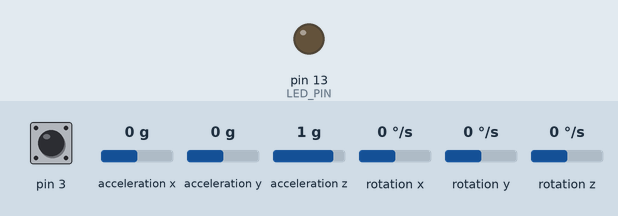
Recording of a sketch running on a simulated Arduino Leonardo, built with avr-gcc and run on an emulated ATmega32U4. Parts: output pins drawn as LEDs (lit = HIGH). The inputs (shaded band) are chosen by the test bench; at power-on: pin 3 HIGH, acceleration x 0 g, acceleration y 0 g, acceleration z 1 g, rotation x 0 °/s, rotation y 0 °/s, rotation z 0 °/s. The ROS host is connected and sends only what is stated; the sensor or clock chip raises its interrupt line as the real part does.

Above: at 0.1 s.
At 1.47 s:
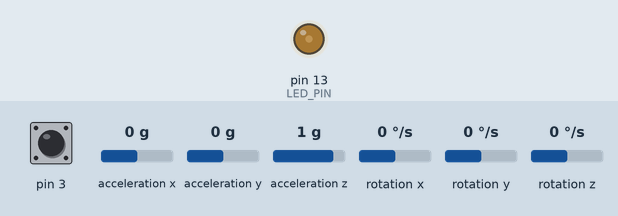
1.8 s: pin 3 pulled LOW for 1 s
4.8 s: pin 3 pulled LOW for 0.15 s
At 5.09 s:
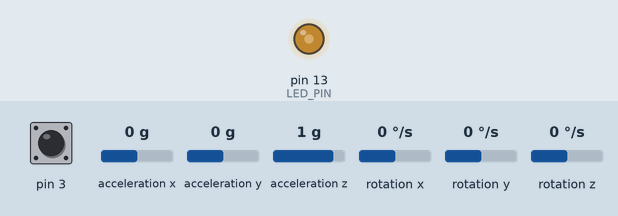
Timing chart, 0 to 13.8 s (numbered marks = the images above; inputs shaded):
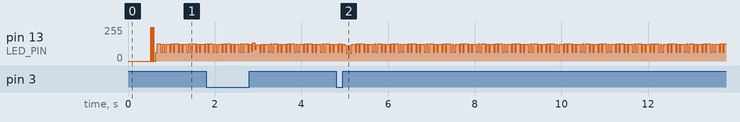

Measured:
- by itself, pin 13 (LED_PIN): ramps from 128/255 to 60/255 and jumps back, once every 0.08 s

The sketch:

MPU_6050_Accelerometer_reader_YAW_PITCHROOL_MKVII.ino
```cpp
//INTERRUPT GOES TO PIN 2
#include <ros.h>
#include <std_msgs/Float32MultiArray.h>
// I2C device class (I2Cdev) demonstration Arduino sketch for MPU6050 class using DMP (MotionApps v2.0)
// 6/21/2012 by Jeff Rowberg <jeff@rowberg.net>
// Updates should (hopefully) always be available at https://github.com/jrowberg/i2cdevlib
//
// Changelog:
//      2013-05-08 - added seamless Fastwire support
//                 - added note about gyro calibration
//      2012-06-21 - added note about Arduino 1.0.1 + Leonardo compatibility error
//      2012-06-20 - improved FIFO overflow handling and simplified read process
//      2012-06-19 - completely rearranged DMP initialization code and simplification
//      2012-06-13 - pull gyro and accel data from FIFO packet instead of reading directly
//      2012-06-09 - fix broken FIFO read sequence and change interrupt detection to RISING
//      2012-06-05 - add gravity-compensated initial reference frame acceleration output
//                 - add 3D math helper file to DMP6 example sketch
//                 - add Euler output and Yaw/Pitch/Roll output formats
//      2012-06-04 - remove accel offset clearing for better results (thanks Sungon Lee)
//      2012-06-01 - fixed gyro sensitivity to be 2000 deg/sec instead of 250
//      2012-05-30 - basic DMP initialization working

/* ============================================
 I2Cdev device library code is placed under the MIT license
 Copyright (c) 2012 Jeff Rowberg
 Permission is hereby granted, free of charge, to any person obtaining a copy
 of this software and associated documentation files (the "Software"), to deal
 in the Software without restriction, including without limitation the rights
 to use, copy, modify, merge, publish, distribute, sublicense, and/or sell
 copies of the Software, and to permit persons to whom the Software is
 furnished to do so, subject to the following conditions:
 The above copyright notice and this permission notice shall be included in
 all copies or substantial portions of the Software.
 THE SOFTWARE IS PROVIDED "AS IS", WITHOUT WARRANTY OF ANY KIND, EXPRESS OR
 IMPLIED, INCLUDING BUT NOT LIMITED TO THE WARRANTIES OF MERCHANTABILITY,
 FITNESS FOR A PARTICULAR PURPOSE AND NONINFRINGEMENT. IN NO EVENT SHALL THE
 AUTHORS OR COPYRIGHT HOLDERS BE LIABLE FOR ANY CLAIM, DAMAGES OR OTHER
 LIABILITY, WHETHER IN AN ACTION OF CONTRACT, TORT OR OTHERWISE, ARISING FROM,
 OUT OF OR IN CONNECTION WITH THE SOFTWARE OR THE USE OR OTHER DEALINGS IN
 THE SOFTWARE.
 ===============================================
 */

// I2Cdev and MPU6050 must be installed as libraries, or else the .cpp/.h files
// for both classes must be in the include path of your project
#include "I2Cdev.h"

#include "MPU6050_6Axis_MotionApps20.h"
//#include "MPU6050.h" // not necessary if using MotionApps include file

// Arduino Wire library is required if I2Cdev I2CDEV_ARDUINO_WIRE implementation
// is used in I2Cdev.h
#if I2CDEV_IMPLEMENTATION == I2CDEV_ARDUINO_WIRE
#include "Wire.h"
#endif

// class default I2C address is 0x68
// specific I2C addresses may be passed as a parameter here
// AD0 low = 0x68 (default for SparkFun breakout and InvenSense evaluation board)
// AD0 high = 0x69
MPU6050 mpu;
//MPU6050 mpu(0x69); // <-- use for AD0 high

/* =========================================================================
 NOTE: In addition to connection 3.3v, GND, SDA, and SCL, this sketch
 depends on the MPU-6050's INT pin being connected to the Arduino's
 external interrupt #0 pin. On the Arduino Uno and Mega 2560, this is
 digital I/O pin 2.
 * ========================================================================= */

/* =========================================================================
 NOTE: Arduino v1.0.1 with the Leonardo board generates a compile error
 when using Serial.write(buf, len). The Teapot output uses this method.
 The solution requires a modification to the Arduino USBAPI.h file, which
 is fortunately simple, but annoying. This will be fixed in the next IDE
 release. For more info, see these links:
 http://arduino.cc/forum/index.php/topic,109987.0.html
 http://code.google.com/p/arduino/issues/detail?id=958
 * ========================================================================= */


// uncomment "OUTPUT_READABLE_QUATERNION" if you want to see the actual
// quaternion components in a [w, x, y, z] format (not best for parsing
// on a remote host such as Processing or something though)
//#define OUTPUT_READABLE_QUATERNION

// uncomment "OUTPUT_READABLE_EULER" if you want to see Euler angles
// (in degrees) calculated from the quaternions coming from the FIFO.
// Note that Euler angles suffer from gimbal lock (for more info, see
// http://en.wikipedia.org/wiki/Gimbal_lock)
//#define OUTPUT_READABLE_EULER

// uncomment "OUTPUT_READABLE_YAWPITCHROLL" if you want to see the yaw/
// pitch/roll angles (in degrees) calculated from the quaternions coming
// from the FIFO. Note this also requires gravity vector calculations.
// Also note that yaw/pitch/roll angles suffer from gimbal lock (for
// more info, see: http://en.wikipedia.org/wiki/Gimbal_lock)
#define OUTPUT_READABLE_YAWPITCHROLL

// uncomment "OUTPUT_READABLE_REALACCEL" if you want to see acceleration
// components with gravity removed. This acceleration reference frame is
// not compensated for orientation, so +X is always +X according to the
// sensor, just without the effects of gravity. If you want acceleration
// compensated for orientation, us OUTPUT_READABLE_WORLDACCEL instead.
//#define OUTPUT_READABLE_REALACCEL

// uncomment "OUTPUT_READABLE_WORLDACCEL" if you want to see acceleration
// components with gravity removed and adjusted for the world frame of
// reference (yaw is relative to initial orientation, since no magnetometer
// is present in this case). Could be quite handy in some cases.
//#define OUTPUT_READABLE_WORLDACCEL

// uncomment "OUTPUT_TEAPOT" if you want output that matches the
// format used for the InvenSense teapot demo
//#define OUTPUT_TEAPOT


#define LED_PIN 13 // (Arduino is 13, Teensy is 11, Teensy++ is 6)
bool blinkState = false;
int ROSiteration = 0; //when reaches 100, sends data through ROS

ros::NodeHandle  nh;

std_msgs::Float32MultiArray str_msg;
ros::Publisher chatter("chatter", &str_msg);

// MPU control/status vars
bool dmpReady = false;  // set true if DMP init was successful
uint8_t mpuIntStatus;   // holds actual interrupt status byte from MPU
uint8_t devStatus;      // return status after each device operation (0 = success, !0 = error)
uint16_t packetSize;    // expected DMP packet size (default is 42 bytes)
uint16_t fifoCount;     // count of all bytes currently in FIFO
uint8_t fifoBuffer[64]; // FIFO storage buffer

// orientation/motion vars
Quaternion q;           // [w, x, y, z]         quaternion container
VectorInt16 aa;         // [x, y, z]            accel sensor measurements
VectorInt16 aaReal;     // [x, y, z]            gravity-free accel sensor measurements
VectorInt16 aaWorld;    // [x, y, z]            world-frame accel sensor measurements
VectorFloat gravity;    // [x, y, z]            gravity vector
float euler[3];         // [psi, theta, phi]    Euler angle container
float ypr[3];           // [yaw, pitch, roll]   yaw/pitch/roll container and gravity vector

// packet structure for InvenSense teapot demo
uint8_t teapotPacket[14] = {
  '$', 0x02, 0,0, 0,0, 0,0, 0,0, 0x00, 0x00, '\r', '\n' };


// ================================================================
// ===               INTERRUPT DETECTION ROUTINE                ===
// ================================================================

volatile bool mpuInterrupt = false;     // indicates whether MPU interrupt pin has gone high
void dmpDataReady() {
  mpuInterrupt = true;
}


// ================================================================
// ===                      INITIAL SETUP                       ===
// ================================================================
int ledPin = 13;
void setup() {
  // join I2C bus (I2Cdev library doesn't do this automatically)
#if I2CDEV_IMPLEMENTATION == I2CDEV_ARDUINO_WIRE
  Wire.begin();
  TWBR = 24; // 400kHz I2C clock (200kHz if CPU is 8MHz). Comment this line if having compilation difficulties with TWBR.
#elif I2CDEV_IMPLEMENTATION == I2CDEV_BUILTIN_FASTWIRE
  Fastwire::setup(400, true);
#endif

  // initialize serial communication
  // (115200 chosen because it is required for Teapot Demo output, but it's
  // really up to you depending on your project)

  // NOTE: 8MHz or slower host processors, like the Teensy @ 3.3v or Ardunio
  // Pro Mini running at 3.3v, cannot handle this baud rate reliably due to
  // the baud timing being too misaligned with processor ticks. You must use
  // 38400 or slower in these cases, or use some kind of external separate
  // crystal solution for the UART timer.

  // initialize device
  mpu.initialize();

  devStatus = mpu.dmpInitialize();

  // supply your own gyro offsets here, scaled for min sensitivity
  mpu.setXGyroOffset(220);
  mpu.setYGyroOffset(76);
  mpu.setZGyroOffset(-85);
  mpu.setZAccelOffset(1788); // 1688 factory default for my test chip

  // make sure it worked (returns 0 if so)
  if (devStatus == 0) {
    // turn on the DMP, now that it's ready
    mpu.setDMPEnabled(true);

    // enable Arduino interrupt detection
    attachInterrupt(0, dmpDataReady, RISING);
    mpuIntStatus = mpu.getIntStatus();

    // set our DMP Ready flag so the main loop() function knows it's okay to use it
    dmpReady = true;

    // get expected DMP packet size for later comparison
    packetSize = mpu.dmpGetFIFOPacketSize();
  }
  // configure LED for output
  pinMode(LED_PIN, OUTPUT);

  //--------------------------------------------ROS STUFF---------------
  nh.initNode();
  str_msg.layout.dim = (std_msgs::MultiArrayDimension *)
    malloc(sizeof(std_msgs::MultiArrayDimension) * 2);
  str_msg.layout.dim[0].label = "hello";
  str_msg.layout.dim[0].size = 3;
  str_msg.layout.dim[0].stride = 3;
  str_msg.layout.data_offset = 0;
  str_msg.data = (float *)malloc(sizeof(float)*3);
  //str_msg.layout.dim_length = 1;
  str_msg.data_length = 3;
  nh.advertise(chatter);
}


// ================================================================
// ===                    MAIN PROGRAM LOOP                     ===
// ================================================================

void loop() {
  // if programming failed, don't try to do anything
  if (!dmpReady) return;

  // wait for MPU interrupt or extra packet(s) available
  while (!mpuInterrupt && fifoCount < packetSize) {
    // other program behavior stuff here
    // .
    // .
    // .
    // if you are really paranoid you can frequently test in between other
    // stuff to see if mpuInterrupt is true, and if so, "break;" from the
    // while() loop to immediately process the MPU data
    // .
    // .
    // .
  }

  // reset interrupt flag and get INT_STATUS byte
  mpuInterrupt = false;
  mpuIntStatus = mpu.getIntStatus();

  // get current FIFO count
  fifoCount = mpu.getFIFOCount();

  // check for overflow (this should never happen unless our code is too inefficient)
  if ((mpuIntStatus & 0x10) || fifoCount == 1024) {
    // reset so we can continue cleanly
    mpu.resetFIFO();

    // otherwise, check for DMP data ready interrupt (this should happen frequently)
  }
  else if (mpuIntStatus & 0x02) {
    // wait for correct available data length, should be a VERY short wait
    while (fifoCount < packetSize) fifoCount = mpu.getFIFOCount();

    // read a packet from FIFO
    mpu.getFIFOBytes(fifoBuffer, packetSize);

    // track FIFO count here in case there is > 1 packet available
    // (this lets us immediately read more without waiting for an interrupt)
    fifoCount -= packetSize;

#ifdef OUTPUT_READABLE_QUATERNION
    // display quaternion values in easy matrix form: w x y z
    mpu.dmpGetQuaternion(&q, fifoBuffer);
#endif

#ifdef OUTPUT_READABLE_EULER
    // display Euler angles in degrees
    mpu.dmpGetQuaternion(&q, fifoBuffer);
    mpu.dmpGetEuler(euler, &q);
#endif

#ifdef OUTPUT_READABLE_YAWPITCHROLL
    // display Euler angles in degrees
    mpu.dmpGetQuaternion(&q, fifoBuffer);
    mpu.dmpGetGravity(&gravity, &q);
    mpu.dmpGetYawPitchRoll(ypr, &q, &gravity);
#endif

#ifdef OUTPUT_READABLE_REALACCEL
    // display real acceleration, adjusted to remove gravity
    mpu.dmpGetQuaternion(&q, fifoBuffer);
    mpu.dmpGetAccel(&aa, fifoBuffer);
    mpu.dmpGetGravity(&gravity, &q);
    mpu.dmpGetLinearAccel(&aaReal, &aa, &gravity);
#endif

#ifdef OUTPUT_READABLE_WORLDACCEL
    // display initial world-frame acceleration, adjusted to remove gravity
    // and rotated based on known orientation from quaternion
    mpu.dmpGetQuaternion(&q, fifoBuffer);
    mpu.dmpGetAccel(&aa, fifoBuffer);
    mpu.dmpGetGravity(&gravity, &q);
    mpu.dmpGetLinearAccel(&aaReal, &aa, &gravity);
    mpu.dmpGetLinearAccelInWorld(&aaWorld, &aaReal, &q);
#endif

#ifdef OUTPUT_TEAPOT
    // display quaternion values in InvenSense Teapot demo format:
    teapotPacket[2] = fifoBuffer[0];
    teapotPacket[3] = fifoBuffer[1];
    teapotPacket[4] = fifoBuffer[4];
    teapotPacket[5] = fifoBuffer[5];
    teapotPacket[6] = fifoBuffer[8];
    teapotPacket[7] = fifoBuffer[9];
    teapotPacket[8] = fifoBuffer[12];
    teapotPacket[9] = fifoBuffer[13];
    teapotPacket[11]++; // packetCount, loops at 0xFF on purpose
#endif

    // blink LED to indicate activity
    blinkState = !blinkState;
    digitalWrite(LED_PIN, blinkState);
  }
  //--------------ROS STUFF
  if (ROSiteration == 10)
  {
  for (int i = 0; i < 3; i++)
  {
    ypr[i]=ypr[i]*180/M_PI;
  }
  digitalWrite(ledPin, !digitalRead(ledPin));
  str_msg.data = ypr;
  chatter.publish( &str_msg );
  nh.spinOnce();
  ROSiteration = 0;
  }
  mpu.resetFIFO();
  ROSiteration++;
}
```
